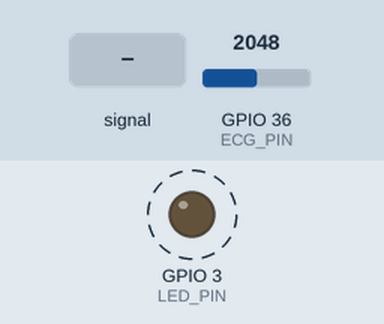
Simulated run of this sketch. Board: ESP32. On the bench: output pins drawn as LEDs (lit = HIGH). Dashed ring = blinking. Inputs (shaded band) come from the test bench; at power-on: GPIO 36 (ECG_PIN) = 2048 (analog values on the 0–4095 scale). Nothing arrives over Bluetooth unless stated; what the sketch prints to the serial monitor is not drawn.

Above: at 1.2 s.
1.3 s: GPIO 36 (ECG_PIN) fed a 200 Hz sine of ±327 counts around its level
4.3 s: GPIO 36 (ECG_PIN) set to 2866
Timing chart, 0 to 13.3 s (numbered marks = the images above; inputs shaded):
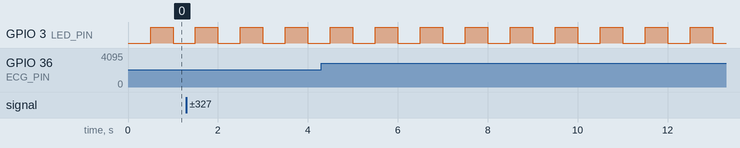

The sketch:

Chest_module.ino
```cpp
/**
 * BPSync - Chest Module Firmware
 * Board   : Seeed XIAO nRF52840 (mbed-enabled)
 * Sensor  : DFRobot SEN0213 (AD8232 ECG) -> A0
 * LED     : D2
 *
 * BLE Peripheral - Phone connects directly
 *   Device name : "BPSync-Chest"
 *   Service     : 29B10000-E8F2-537E-4F6C-D104768A1214
 *   DataChar    : 29B10001  (Notify, 24 B) - ChestPacket
 *   CmdChar     : 29B10002  (Write,  20 B) - START / STOP
 *
 * CHEST PACKET (24 bytes, packed):
 *   ep      : uint8    - ECG R-peak flag (0/1)
 *   qi_c    : uint8    - Chest SQI (1=leads OK, 0=off)
 *   seq     : uint16   - Packet sequence (resets to 0 on START)
 *   ecg[10] : int16x10 - Raw ECG samples @ 250 Hz
 *
 * TX rate: 25 Hz (every 40ms) - only while streaming=true
 *
 * LED modes:
 *   Slow blink (500ms) : advertising, no phone connected
 *   Fast blink (125ms) : phone connected, idle (waiting START)
 *   Solid ON           : streaming + leads on
 *   Double blink       : streaming + leads off
 */

#include <ArduinoBLE.h>
#include <math.h>
#include <string.h>

#define DEVICE_NAME        "BPSync-Chest"
#define CHEST_SERVICE_UUID "29B10000-E8F2-537E-4F6C-D104768A1214"
#define CHEST_DATA_UUID    "29B10001-E8F2-537E-4F6C-D104768A1214"
#define CHEST_CMD_UUID     "29B10002-E8F2-537E-4F6C-D104768A1214"

#define ECG_PIN   A0
#define LED_PIN   D2

#define ECG_SAMPLE_INTERVAL_US  4000
#define SEND_INTERVAL_MS        40
#define ECG_BATCH_SIZE          10
#define VARIANCE_BUF_SIZE       50
#define LEAD_ON_VARIANCE        200
#define MWI_SIZE                30
#define REFRACTORY_MS           250
#define THRESHOLD_RATIO         0.25f

struct __attribute__((packed)) ChestPacket {
    uint8_t  ep;
    uint8_t  qi_c;
    uint16_t seq;
    int16_t  ecg[ECG_BATCH_SIZE];
};  // 24 bytes

BLEService        chestSvc(CHEST_SERVICE_UUID);
BLECharacteristic dataChar(CHEST_DATA_UUID, BLENotify, sizeof(ChestPacket));
BLECharacteristic cmdChar(CHEST_CMD_UUID, BLEWrite | BLEWriteWithoutResponse, 20);

// DSP state
static float   hp_xprev = 0, hp_yprev = 0;
static const float HP_ALPHA = 0.9937f;
static float   lp_yprev = 0;
static const float LP_ALPHA = 0.353f;
static float   derivBuf[5] = {0};
static uint8_t derivIdx = 0;
static float   mwiBuf[MWI_SIZE] = {0};
static uint8_t mwiIdx = 0;
static float   mwiSum = 0, mwiPeak = 100, mwiThresh = 25;
static int32_t varianceBuf[VARIANCE_BUF_SIZE];
static uint8_t varIdx = 0;
static bool    leadsOn = false;

// Batch buffer
static int16_t  ecgBatch[ECG_BATCH_SIZE];
static uint8_t  ecgBatchIdx = 0;

// State
static uint8_t  ep_flag   = 0;
static uint8_t  qi_c_val  = 0;
static uint16_t pktSeq    = 0;
static bool     streaming = false;

// LED
enum LedMode { LED_BLINK_SLOW, LED_BLINK_FAST, LED_SOLID, LED_BLINK_SQI };
static LedMode       ledMode       = LED_BLINK_SLOW;
static unsigned long tLed          = 0;
static bool          ledState      = false;
static uint8_t       sqiBlinkPhase = 0;

// Timers
static unsigned long lastSampleUs = 0;
static unsigned long tSend        = 0;
static unsigned long lastPeakMs   = 0;

void initBLE();
void initHardware();
void sampleECG();
void sendChestPacket();
void updateLED();
void setLedMode(LedMode mode);
void onBLEConnect(BLEDevice central);
void onBLEDisconnect(BLEDevice central);
void onCmdWrite(BLEDevice central, BLECharacteristic characteristic);
void resetChestStreamingState();


void setup() {
    Serial.begin(115200);
    while (!Serial && millis() < 3000) delay(10);
    Serial.println("==============================================");
    Serial.println("  BPSync Chest Module");
    Serial.println("  Seeed XIAO nRF52840  |  ArduinoBLE");
    Serial.println("  Mode: Direct Peripheral to Phone");
    Serial.println("==============================================");
    initHardware();
    initBLE();
    Serial.println("[READY] Waiting for phone connection...");
    Serial.println("==============================================");
}

void loop() {
    BLE.poll();

    unsigned long nowUs = micros();
    if ((nowUs - lastSampleUs) >= (unsigned long)ECG_SAMPLE_INTERVAL_US) {
        lastSampleUs = nowUs;
        sampleECG();
    }

    unsigned long nowMs = millis();
    if (streaming && BLE.connected() && ecgBatchIdx >= ECG_BATCH_SIZE && (nowMs - tSend) >= SEND_INTERVAL_MS) {
        tSend = nowMs;
        sendChestPacket();
        ep_flag     = 0;
        ecgBatchIdx = 0;
    }

    updateLED();
}

void initHardware() {
    pinMode(LED_PIN, OUTPUT);
    digitalWrite(LED_PIN, LOW);
    analogReadResolution(12);
    pinMode(ECG_PIN, INPUT);
    for (int i = 0; i < VARIANCE_BUF_SIZE; i++) varianceBuf[i] = 2048;
    Serial.println("[OK]    LED (D2) + ECG (A0)");
}

void initBLE() {
    if (!BLE.begin()) {
        Serial.println("[ERROR] BLE init failed - halting.");
        while (true) delay(1000);
    }
    BLE.setLocalName(DEVICE_NAME);
    BLE.setAdvertisedService(chestSvc);
    chestSvc.addCharacteristic(dataChar);
    chestSvc.addCharacteristic(cmdChar);
    BLE.addService(chestSvc);
    BLE.setEventHandler(BLEConnected,    onBLEConnect);
    BLE.setEventHandler(BLEDisconnected, onBLEDisconnect);
    cmdChar.setEventHandler(BLEWritten,  onCmdWrite);
    BLE.advertise();
    Serial.println("[OK]    BLE Peripheral ready");
    Serial.println("[ADV]   Advertising as 'BPSync-Chest'...");
}

void onBLEConnect(BLEDevice central) {
    Serial.println("[PHONE] Connected: " + String(central.address()));
    Serial.println("[PHONE] Send 'START' to CmdChar (29B10002) to begin streaming.");
    streaming = false;
    resetChestStreamingState();
    setLedMode(LED_BLINK_FAST);
}

void onBLEDisconnect(BLEDevice central) {
    (void)central;
    streaming = false;
    pktSeq    = 0;
    resetChestStreamingState();
    setLedMode(LED_BLINK_SLOW);
    Serial.println("[PHONE] Disconnected - re-advertising...");
    Serial.println("[ADV]   Advertising as 'BPSync-Chest'...");
    BLE.advertise();
}

void onCmdWrite(BLEDevice central, BLECharacteristic characteristic) {
    (void)central;
    int len = characteristic.valueLength();
    if (len <= 0) return;
    char cmd[21];
    int  n = (len < 20) ? len : 20;
    memcpy(cmd, characteristic.value(), n);
    cmd[n] = '\0';
    Serial.print("[CMD]   Received: '"); Serial.print(cmd); Serial.println("'");
    if (strcmp(cmd, "START") == 0) {
        pktSeq    = 0;
        streaming = true;
        resetChestStreamingState();
        setLedMode(leadsOn ? LED_SOLID : LED_BLINK_SQI);
        Serial.println("[SESSION] Streaming STARTED - seq=0, TX @ 25 Hz");
    } else if (strcmp(cmd, "STOP") == 0) {
        streaming = false;
        pktSeq    = 0;
        resetChestStreamingState();
        setLedMode(LED_BLINK_FAST);
        Serial.println("[SESSION] Streaming STOPPED");
    } else {
        Serial.print("[CMD]   Unknown: '"); Serial.print(cmd); Serial.println("'");
    }
}

void resetChestStreamingState() {
    memset(ecgBatch, 0, sizeof(ecgBatch));
    ecgBatchIdx  = 0;
    ep_flag      = 0;
    lastPeakMs   = 0;
    tSend        = millis();
    lastSampleUs = micros();
}

void sampleECG() {
    int16_t raw = (int16_t)analogRead(ECG_PIN);
    ecgBatch[ecgBatchIdx % ECG_BATCH_SIZE] = raw;
    ecgBatchIdx++;

    varianceBuf[varIdx] = (int32_t)raw;
    varIdx = (varIdx + 1) % VARIANCE_BUF_SIZE;
    if (varIdx == 0) {
        int64_t sum = 0;
        for (int i = 0; i < VARIANCE_BUF_SIZE; i++) sum += varianceBuf[i];
        int32_t mean = (int32_t)(sum / VARIANCE_BUF_SIZE);
        int64_t varSum = 0;
        for (int i = 0; i < VARIANCE_BUF_SIZE; i++) {
            int32_t d = varianceBuf[i] - mean; varSum += d * d;
        }
        bool wasOn = leadsOn;
        leadsOn  = ((int32_t)(varSum / VARIANCE_BUF_SIZE) > LEAD_ON_VARIANCE);
        qi_c_val = leadsOn ? 1 : 0;
        if (!wasOn && leadsOn) {
            Serial.println("[ECG]   Leads ON - signal OK");
            if (streaming) setLedMode(LED_SOLID);
        }
        if (wasOn && !leadsOn) {
            Serial.println("[ECG]   Leads OFF - check electrodes");
            if (streaming) setLedMode(LED_BLINK_SQI);
        }
    }

    float rawf = (float)raw;
    float hp = HP_ALPHA * (rawf - hp_xprev) + HP_ALPHA * hp_yprev;
    hp_xprev = rawf; hp_yprev = hp;
    float lp = LP_ALPHA * hp + (1.0f - LP_ALPHA) * lp_yprev;
    lp_yprev = lp;

    derivBuf[derivIdx] = lp;
    derivIdx = (derivIdx + 1) % 5;
    float d = ( 2.0f * derivBuf[(derivIdx + 4) % 5]
               +       derivBuf[(derivIdx + 3) % 5]
               -       derivBuf[(derivIdx + 1) % 5]
               - 2.0f * derivBuf[(derivIdx    ) % 5] ) / 8.0f;

    float sq = d * d;
    mwiSum -= mwiBuf[mwiIdx];
    mwiBuf[mwiIdx] = sq; mwiSum += sq;
    mwiIdx = (mwiIdx + 1) % MWI_SIZE;
    float mwi = mwiSum / MWI_SIZE;

    if (mwi > mwiPeak) mwiPeak = 0.125f * mwi + 0.875f * mwiPeak;
    else               mwiPeak = 0.001f * mwi + 0.999f * mwiPeak;
    mwiThresh = THRESHOLD_RATIO * mwiPeak;

    unsigned long nowMs = millis();
    if (leadsOn && mwi > mwiThresh && (nowMs - lastPeakMs) > (unsigned long)REFRACTORY_MS) {
        ep_flag    = 1;
        lastPeakMs = nowMs;
        Serial.print("[ECG]   R-peak  mwi="); Serial.print(mwi, 1);
        Serial.print("  thresh="); Serial.print(mwiThresh, 1);
        Serial.print("  seq="); Serial.println(pktSeq);
    }
}

void sendChestPacket() {
    ChestPacket pkt;
    pkt.ep   = ep_flag;
    pkt.qi_c = qi_c_val;
    pkt.seq  = pktSeq++;
    uint8_t count = (ecgBatchIdx < ECG_BATCH_SIZE) ? ecgBatchIdx : ECG_BATCH_SIZE;
    uint8_t start = (ecgBatchIdx >= ECG_BATCH_SIZE) ? (ecgBatchIdx % ECG_BATCH_SIZE) : 0;
    for (int i = 0; i < ECG_BATCH_SIZE; i++)
        pkt.ecg[i] = (i < count) ? ecgBatch[(start + i) % ECG_BATCH_SIZE] : 0;
    dataChar.writeValue((uint8_t*)&pkt, sizeof(pkt));
    if (pktSeq % 50 == 0) {
        Serial.print("[TX]    seq="); Serial.print(pkt.seq);
        Serial.print("  ep="); Serial.print(pkt.ep);
        Serial.print("  qi_c="); Serial.print(pkt.qi_c);
        Serial.print("  ecg[0]="); Serial.println(pkt.ecg[0]);
    }
}

void setLedMode(LedMode mode) {
    if (ledMode == mode) return;
    ledMode = mode; sqiBlinkPhase = 0; tLed = 0;
}

void updateLED() {
    unsigned long now = millis();
    switch (ledMode) {
        case LED_BLINK_SLOW:
            if (now - tLed >= 500) { ledState = !ledState; digitalWrite(LED_PIN, ledState); tLed = now; } break;
        case LED_BLINK_FAST:
            if (now - tLed >= 125) { ledState = !ledState; digitalWrite(LED_PIN, ledState); tLed = now; } break;
        case LED_SOLID:
            digitalWrite(LED_PIN, HIGH); ledState = true; break;
        case LED_BLINK_SQI: {
            static const uint16_t sqiTiming[4] = {80, 80, 80, 760};
            if (now - tLed >= sqiTiming[sqiBlinkPhase]) {
                sqiBlinkPhase = (sqiBlinkPhase + 1) % 4;
                digitalWrite(LED_PIN, (sqiBlinkPhase == 0 || sqiBlinkPhase == 2));
                tLed = now;
            }
            break;
        }
    }
}
```

Measured:
- by itself, GPIO 3 (LED_PIN): alternates HIGH for 0.50 s and LOW for 0.50 s
